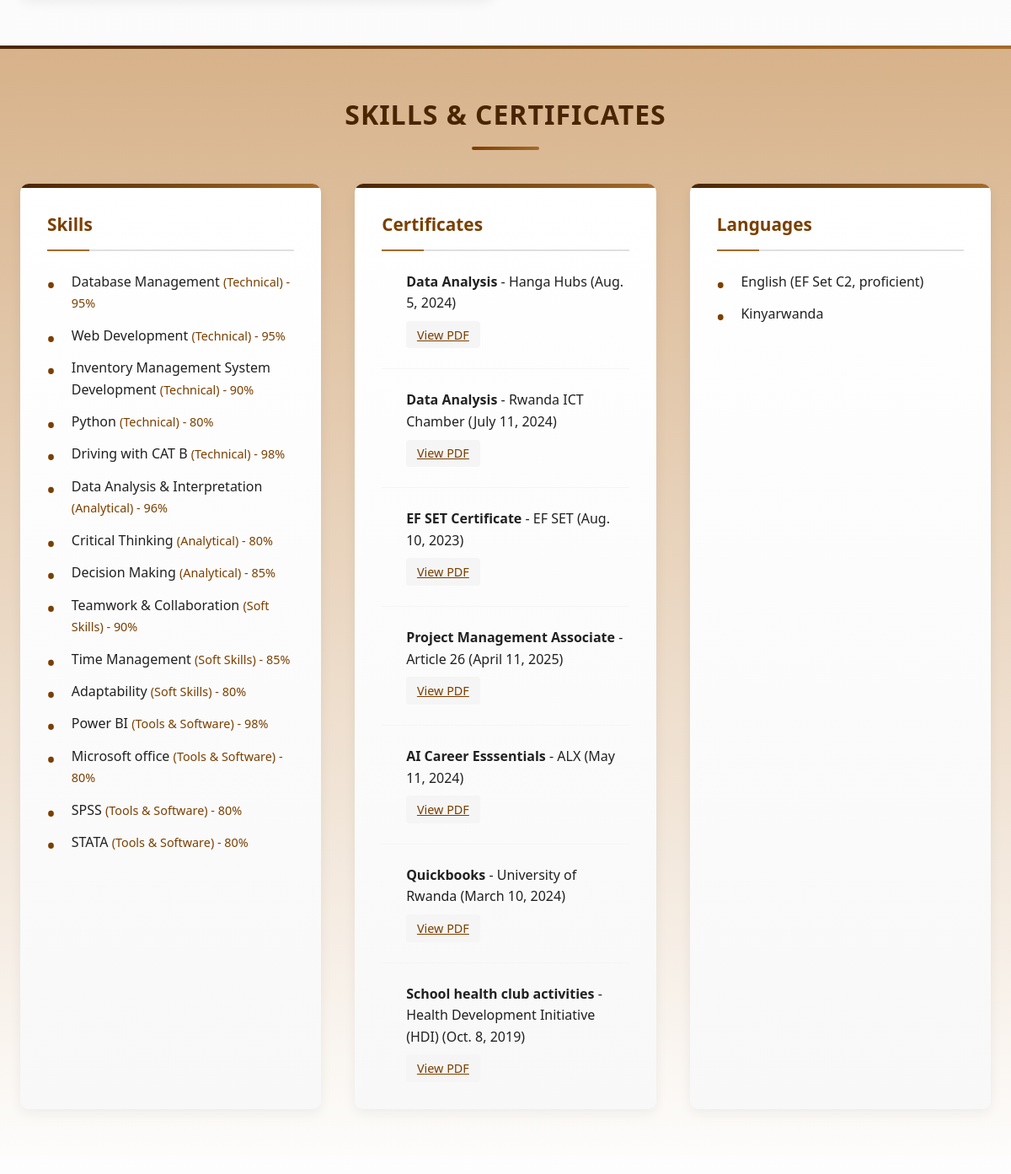
Page /about/ (middle part) on the earlier database version.
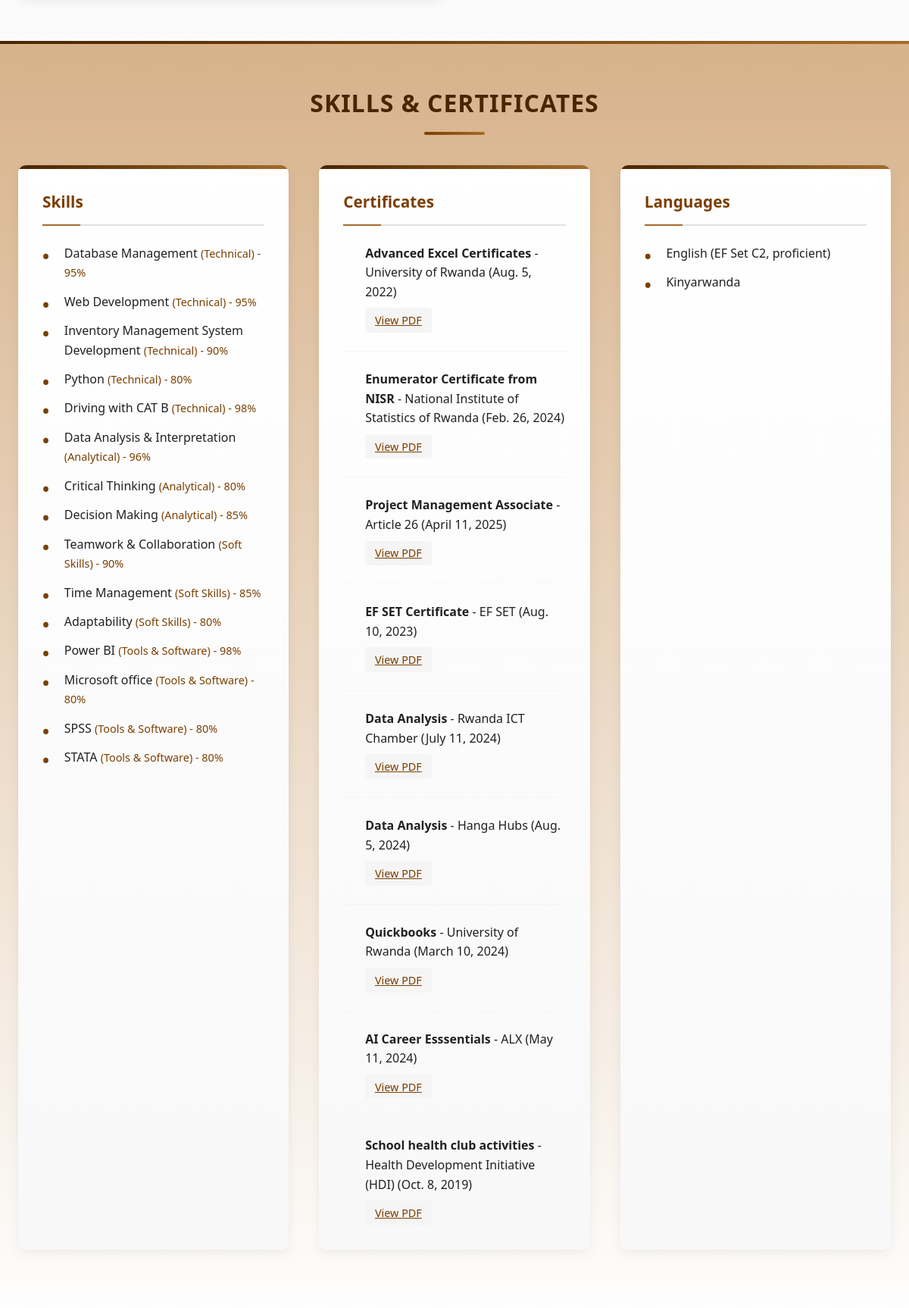
Same page on the later database version.
### portfolio/models.py (models this page shows, shortened)
class Skill(models.Model):
    name = models.CharField(max_length=100)
    category = models.CharField(max_length=50, choices=[
        ('technical', 'Technical'),
        ('analytical', 'Analytical'),
        ('soft', 'Soft Skills'),
        ('tools', 'Tools & Software'),
    ])
    proficiency = models.IntegerField(default=80, help_text="Proficiency level (0-100)")

class Certificate(models.Model):
    name = models.CharField(max_length=100)
    issuer = models.CharField(max_length=100)
    date_issued = models.DateField(blank=True, null=True)
    credential_url = models.URLField(blank=True)
    pdf = models.FileField(upload_to='certificates/', blank=True, null=True, help_text='Upload certificate as PDF')
    order = models.IntegerField(default=0, help_text='Order for manual arrangement')
    class Meta:
        ordering = ['order']

### portfolio/views.py (the view)
# urls.py: path('about/', views.about, name='about'),
def about(request):
    personal_info = PersonalInfo.objects.first()
    experiences = Experience.objects.all()
    education = Education.objects.all()
    skills = Skill.objects.all()
    certificates = Certificate.objects.all()
    references = Reference.objects.all()
    context = {
        'personal_info': personal_info,
        'experiences': experiences,
        'education': education,
        'skills': skills,
        'certificates': certificates,
        'references': references,
    }
    return render(request, 'portfolio/about.html', context)

### templates/portfolio/about.html (shortened to what this page needs)
{% extends 'base.html' %}
{% load static %}
{% block content %}
<section class="section">
</section>
<section class="section bg-light">
    <div class="container">
        <h2 class="section-title">Skills & Certificates</h2>
        <div class="skills-certificates-grid">
            <div class="skills-list">
                <h3>Skills</h3>
                <ul>
                    {% for skill in skills %}
                        <li>{{ skill.name }}{% if skill.category %} <span style="color: #7B3F00; font-size: 0.9em;">({{ skill.get_category_display }}){% endif %}{% if skill.proficiency %} - {{ skill.proficiency }}%{% endif %}</span></li>
                    {% empty %}
                        <li>No skills available.</li>
                    {% endfor %}
                </ul>
            </div>
            <div class="certificates-list">
                <h3>Certificates</h3>
                <ul>
                    {% for certificate in certificates %}
                        <li>
                            <b>{{ certificate.name }}</b> - {{ certificate.issuer }}
                            {% if certificate.date_issued %} ({{ certificate.date_issued }}){% endif %}
                            {% if certificate.pdf %}<br><a href="{{ certificate.pdf.url }}" target="_blank" style="color:#7B3F00; text-decoration:underline;">View PDF</a>{% endif %}
                        </li>
                    {% empty %}
                        <li>No certificates available.</li>
                    {% endfor %}
                </ul>
            </div>
            <div class="languages-list">
                <h3>Languages</h3>
                <ul>
                    <li>English (EF Set C2, proficient)</li>
                    <li>Kinyarwanda</li>
                </ul>
            </div>
        </div>
    </div>
</section>
<section class="section">
</section>
{% endblock %}

### templates/base.html (shortened to what this page needs)
{% load static %}
<!DOCTYPE html>
<html lang="en">
<head>
    <link rel="stylesheet" href="{% static 'css/style.css' %}">
    <link rel="stylesheet" href="https://cdnjs.cloudflare.com/ajax/libs/font-awesome/6.0.0/css/all.min.css">
</head>
<body>
    <main>
        {% block content %}
        {% endblock %}
    </main>
</body>
</html>

### static/css/style.css (style rules this page uses)
:root { --primary-color: #2c3e50; --secondary-color: #3498db; --accent-color: #e74c3c; --text-color: #2c3e50; --light-bg: #f8f9fa; --white: #ffffff; --gray: #6c757d; --dark-gray: #495057; --border-color: #dee2e6; --shadow: 0 0.125rem 0.25rem rgba(0, 0, 0, 0.075); --shadow-lg: 0 1rem 3rem rgba(0, 0, 0, 0.175); }
* { margin: 0; padding: 0; box-sizing: border-box; }
body { font-family: 'Segoe UI', Tahoma, Geneva, Verdana, sans-serif; line-height: 1.6; color: var(--text-color); background-color: var(--white); }
.section { padding: 4rem 0; }
.container { max-width: 1200px; margin: 0 auto; padding: 0 2rem; }
.section-title { text-align: center; font-size: 2.5rem; margin-bottom: 3rem; color: var(--primary-color); }
.bg-light { background-color: var(--light-bg); }

### templates/base.html (style rules this page uses)
:root { --chocolate: #7B3F00; --chocolate-light: #a56b2a; --chocolate-dark: #4a2500; --chocolate-lighter: #d7b28a; --black: #212121; --black-light: #424242; --white: #FFFFFF; --off-white: #f8f8f8; --gray-light: #f5f5f5; --gray: #e0e0e0; --gray-medium: #bdbdbd; }
* { margin: 0; padding: 0; box-sizing: border-box; }
body { font-family: 'Segoe UI', Tahoma, Geneva, Verdana, sans-serif; color: var(--black); line-height: 1.6; background: linear-gradient(to bottom, var(--off-white) 0%, var(--white) 100%); min-height: 100vh; display: flex; flex-direction: column; }
main { flex: 1; margin-top: 0 !important; }
main { flex: 1; }

Differences in the rows shown:
added Certificate: name "Advanced Excel Certificates", issuer "University of Rwanda", date_issued "Aug. 5, 2022"
added Certificate: name "Enumerator Certificate from NISR", issuer "National Institute of Statistics of Rwanda", date_issued "Feb. 26, 2024"
changed Certificate "Project Management Associate": moves up the list
changed Certificate "EF SET Certificate": moves up the list
changed Certificate "Rwanda ICT Chamber": moves down the list
changed Certificate "Quickbooks": moves up the list
